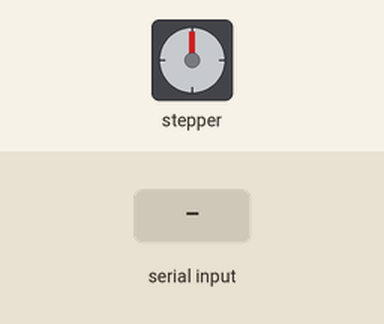
Bench run of a sketch on a simulated Arduino Uno, built with avr-gcc and run on an emulated ATmega328P. On the bench: stepper motor. The inputs (shaded band) are chosen by the test bench. Stepper angles assume 2048 steps per turn.

Above: at 1.2 s.
1.3 s: "H" received over Serial
At 2.7 s:
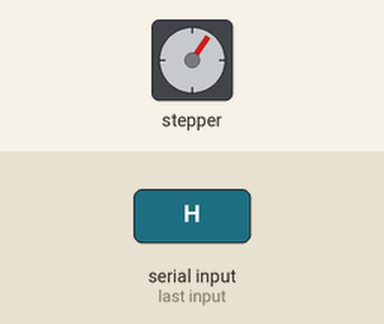
3.4 s: "H" received over Serial
At 5.4 s:
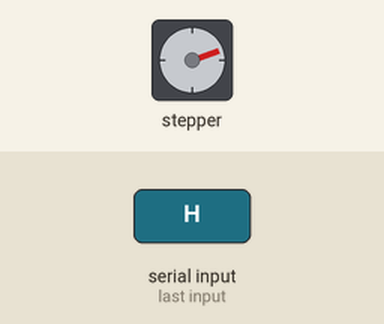
Timing chart, 0 to 6.9 s (numbered marks = the images above; inputs shaded):
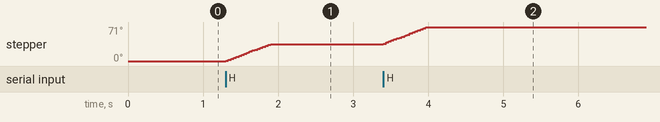

Measured:
- after the input at 1.3 s, stepper: turns 35° clockwise in 0.60 s, starting at once
- after the input at 3.4 s, stepper: turns 36° clockwise in 0.60 s, starting at once

The sketch:

P2_T02_Arduino.ino
```cpp
#include <Stepper.h>

const int stepsPerRevolution = 2048; // motor 28BYJ-48
// Pines del ULN2003 conectados al Arduino
Stepper motor(stepsPerRevolution, 8, 10, 9, 11);

void setup() {
  Serial.begin(9600);
  motor.setSpeed(10);  // velocidad inicial
}

void loop() {
  if (Serial.available()) {
    char comando = Serial.read();

    if (comando == 'H') {
      motor.step(stepsPerRevolution / 10);  // giro horario
    }
    else if (comando == 'A') {
      motor.step(-stepsPerRevolution / 10); // giro antihorario
    }
    else if (comando == '1') {
      motor.setSpeed(5);  // lento
    }
    else if (comando == '2') {
      motor.setSpeed(10); // medio
    }
    else if (comando == '3') {
      motor.setSpeed(15); // rápido
    }
  }
}
```
